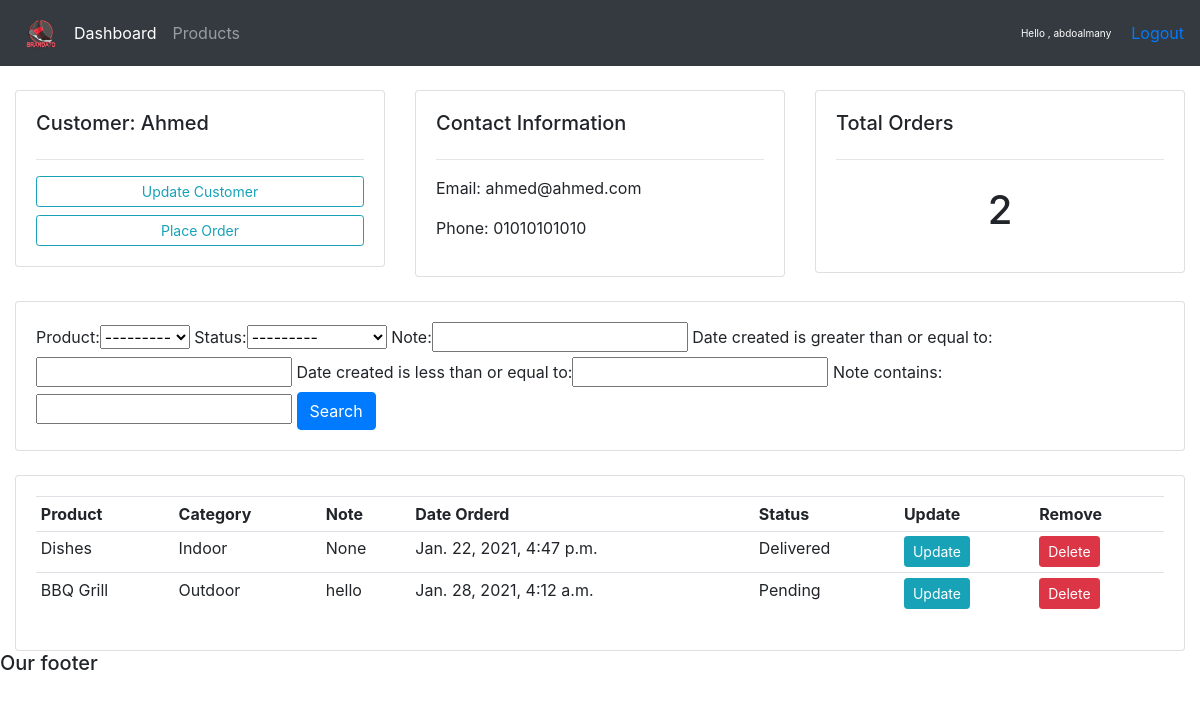
The page /customer/2/ (signed in) on the database its author committed.
### crm/accounts/models.py (models this page shows, shortened)
class Customer(models.Model):
    name = models.CharField(max_length=200 , null =True)
    phone = models.CharField(max_length=200 , null =True)
    email = models.CharField(max_length=200 , null =True)
    date_created = models.DateTimeField(auto_now_add=True , null =True)
    def __str__(self):
        return self.name

class Order(models.Model):
    customer = models.ForeignKey(Customer , null=True ,on_delete=models.SET_NULL)
    product = models.ForeignKey(Product , null=True ,on_delete=models.SET_NULL)
    STATUS = (
    ('Pending','Pending'),
    ('Out for delivery' , 'Out for delivery'),
    ('Delivered','Delivered'),
    )
    status=models.CharField(max_length=200 , null =True , choices = STATUS)
    date_created = models.DateTimeField(auto_now_add=True , null =True)
    note=models.CharField(max_length=1000 , null =True )

class Product(models.Model):
    CATEGORY = (
    ('Indoor' , 'Indoor'),
    ('Outdoor','Outdoor'),
    )
    name = models.CharField(max_length=200 , null =True)
    price = models.FloatField(null =True)
    category=models.CharField(max_length=200 , null =True , choices=CATEGORY )
    description=models.CharField(max_length=200 , null =True ,blank=True)
    date_created = models.DateTimeField(auto_now_add=True , null =True)
    tags=models.ManyToManyField(Tag)
    def __str__(self):
        return self.name

### crm/accounts/decorators.py (the view)
		def wrapper_func(request, *args, **kwargs):
			group = None
			if request.user.groups.exists():
				group = request.user.groups.all()[0].name
			if group in allowed_roles:
				return view_func(request, *args, **kwargs)
			else:
				return HttpResponse('u r not authorized')

### crm/accounts/views.py (called while the page is built)
@login_required(login_url='login')
@allowed_users(allowed_roles=['admin'])
def customer(request , pk):
    customer = Customer.objects.get(id=pk)
    orders = customer.order_set.all()
    order_count = orders.count()
    myFilter = OrderFilter(request.GET , queryset=orders)
    orders = myFilter.qs
    context = {'customer':customer , 'orders':orders ,'order_count':order_count , 'myFilter':myFilter}
    return render(request ,'accounts/customer.html' , context)

### crm/accounts/templates/accounts/customer.html
{%  extends 'accounts/main.html' %}
{% block content %}
	<br>
<div class="row">
	<div class="col-md">
		<div class="card card-body">
			<h5>Customer: {{customer}}</h5>
			<hr>
			<a class="btn btn-outline-info  btn-sm btn-block" href="">Update Customer</a>
			<a class="btn btn-outline-info  btn-sm btn-block" href="{% url 'create_order' customer.id %}">Place Order</a>
		</div>
	</div>
	<div class="col-md">
		<div class="card card-body">
			<h5>Contact Information</h5>
			<hr>
			<p>Email: {{customer.email}} </p>
			<p>Phone: {{customer.phone}} </p>
		</div>
	</div>
	<div class="col-md">
		<div class="card card-body">
			<h5>Total Orders</h5>
			<hr>
			<h1 style="text-align: center;padding: 10px">{{order_count}}</h1>
		</div>
	</div>
</div>
<br>
<div class="row">
	<div class="col">
		<div class="card card-body">
			<form method="get">
					{{myFilter.form}}
		    <button class="btn btn-primary" type="submit">Search</button>
		  </form>
		</div>
	</div>
</div>
<br>
<div class="row">
	<div class="col-md">
		<div class="card card-body">
			<table class="table table-sm">
				<tr>
					<th>Product</th>
					<th>Category</th>
					<th>Note</th>
					<th>Date Orderd</th>
					<th>Status</th>
					<th>Update</th>
					<th>Remove</th>
				</tr>
					{% for order in orders %}
						<tr>
							<td>{{order.product}}</td>
							<td>{{order.product.category}}</td>
							<td>{{order.note}}</td>
							<td>{{order.date_created}}</td>
							<td>{{order.status}}</td>
							<td><a class="btn btn-sm btn-info" href="{% url 'update_order' order.id %}">Update</a></td>
							<td><a class="btn btn-sm btn-danger" href="{% url 'delete_order' order.id %}" >Delete</a></td>
						</tr>
					{% endfor %}
			</table>
		</div>
	</div>
</div>
{% endblock %}

### crm/accounts/templates/accounts/navbar.html (shortened to what this page needs)
{% load static %}
<nav class="navbar navbar-expand-lg navbar-dark bg-dark">
  <img src="{% static 'images/logo.png' %}" height="50"  >
  <div class="collapse navbar-collapse" id="navbarNav">
    <ul class="navbar-nav">
      <li class="nav-item active">
        {% if request.user.is_staff  %}
        <a class="nav-link" href="{% url 'home' %}">Dashboard</a>
      </li>
      <li class="nav-item">
        <a class="nav-link" href="{% url 'products' %}">Products</a>
      </li>
        {% endif %}
    </ul>
  </div>
  <span class="hello-msg">Hello , {{request.user}}</span>
  <span><a href="{% url 'logout' %}">Logout</a></span>
</nav>

### crm/accounts/templates/accounts/navbar.html (style rules this page uses)
.hello-msg { font-size: 10px; color:#fff; margin-right: 20px; }

### rows shown on the page
Customer: name "Ahmed", email "ahmed@ahmed.com", phone "01010101010"
Order: product "Dishes", product.category "Indoor", note "None", date_created "Jan. 22, 2021, 4:47 p.m.", status "Delivered"
Order: product "BBQ Grill", product.category "Outdoor", note "hello", date_created "Jan. 28, 2021, 4:12 a.m.", status "Pending"

### other values the page prints
{{ request.user }} "abdoalmany"
{{ order_count }} "2"
